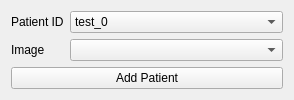
      <widget class="QWidget" name="tab_patient">
       <property name="sizePolicy">
        <sizepolicy hsizetype="Fixed" vsizetype="Preferred">
         <horstretch>0</horstretch>
         <verstretch>0</verstretch>
        </sizepolicy>
       </property>
       <property name="minimumSize">
        <size>
         <width>294</width>
         <height>0</height>
        </size>
       </property>
       <attribute name="icon">
        <iconset resource="mainwindow.qrc">
         <normaloff>:/icon/resources/icon/patient.png</normaloff>:/icon/resources/icon/patient.png</iconset>
       </attribute>
       <attribute name="title">
        <string>Patient Info</string>
       </attribute>
       <layout class="QFormLayout" name="formLayout">
        <item row="0" column="0">
         <widget class="QLabel" name="label_24">
          <property name="sizePolicy">
           <sizepolicy hsizetype="Expanding" vsizetype="Preferred">
            <horstretch>0</horstretch>
            <verstretch>0</verstretch>
           </sizepolicy>
          </property>
          <property name="text">
           <string>Patient ID</string>
          </property>
         </widget>
        </item>
        <item row="0" column="1">
         <widget class="QComboBox" name="patientSelector">
          <property name="sizePolicy">
           <sizepolicy hsizetype="Expanding" vsizetype="Fixed">
            <horstretch>0</horstretch>
            <verstretch>0</verstretch>
           </sizepolicy>
          </property>
          <property name="focusPolicy">
           <enum>Qt::TabFocus</enum>
          </property>
          <item>
           <property name="text">
            <string>test_0</string>
           </property>
          </item>
          <item>
           <property name="text">
            <string>test_1</string>
           </property>
          </item>
         </widget>
        </item>
        <item row="1" column="0">
         <widget class="QLabel" name="label_26">
          <property name="sizePolicy">
           <sizepolicy hsizetype="Expanding" vsizetype="Preferred">
            <horstretch>0</horstretch>
            <verstretch>0</verstretch>
           </sizepolicy>
          </property>
          <property name="text">
           <string>Image</string>
          </property>
         </widget>
        </item>
        <item row="1" column="1">
         <widget class="QComboBox" name="patientImageSelector">
          <property name="sizePolicy">
           <sizepolicy hsizetype="Expanding" vsizetype="Fixed">
            <horstretch>0</horstretch>
            <verstretch>0</verstretch>
           </sizepolicy>
          </property>
         </widget>
        </item>
        <item row="2" column="0" colspan="2">
         <widget class="QPushButton" name="addPatientBtn">
          <property name="sizePolicy">
           <sizepolicy hsizetype="Preferred" vsizetype="Fixed">
            <horstretch>0</horstretch>
            <verstretch>0</verstretch>
           </sizepolicy>
          </property>
          <property name="text">
           <string>Add Patient</string>
          </property>
         </widget>
        </item>
       </layout>
      </widget>
